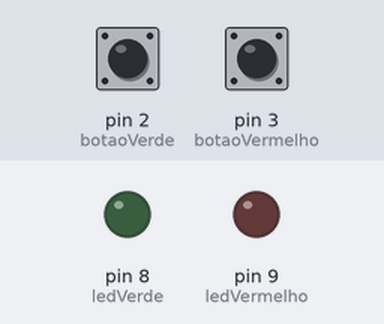
The sketch below on a simulated Arduino Uno, built with avr-gcc and run on an emulated ATmega328P. Parts: output pins drawn as LEDs (lit = HIGH). Dashed ring = blinking. The inputs (shaded band) are chosen by the test bench; at power-on: pin 2 (botaoVerde) LOW, pin 3 (botaoVermelho) LOW. Random numbers use the default seed unless the sketch sets one.

Above: at 1.2 s.
1.3 s: pin 2 (botaoVerde) pulled HIGH for 0.15 s
At 1.4 s:
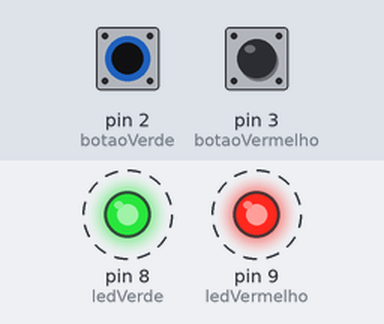
4.4 s: pin 2 (botaoVerde) pulled HIGH for 3.2 s
At 8.1 s:
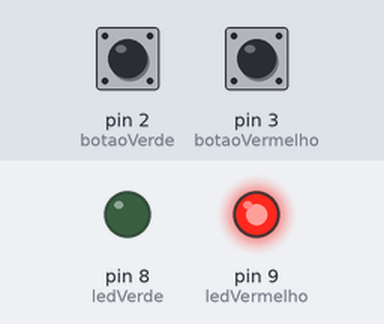
9.7 s: pin 3 (botaoVermelho) pulled HIGH for 0.15 s
At 9.8 s:
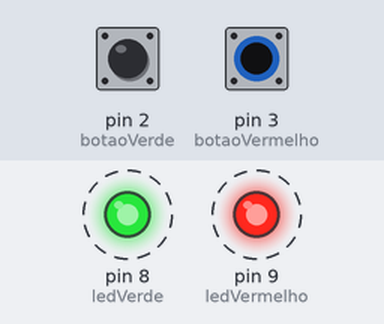
12.8 s: pin 3 (botaoVermelho) pulled HIGH for 1 s
At 14.0 s:
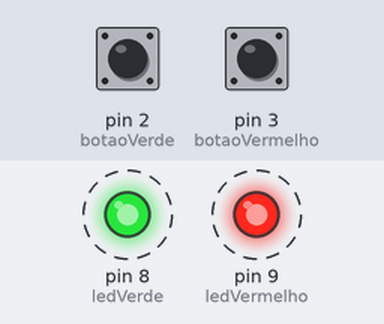
16.8 s: pin 3 (botaoVermelho) pulled HIGH for 3.2 s
At 18.8 s:
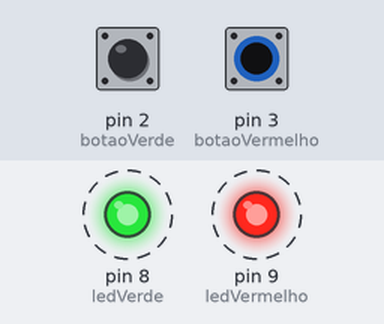
Timing chart, 0 to 22.5 s (numbered marks = the images above; inputs shaded):
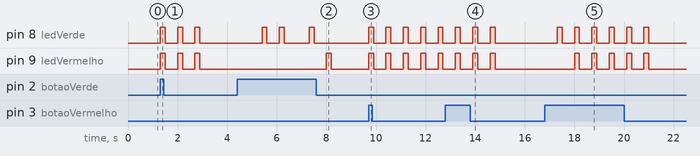

The sketch:

genius.ino
```cpp
#define ledVerde 8
#define ledVermelho 9
#define botaoVerde 2
#define botaoVermelho 3

const int numeroMaximoJogadas = 40;

int jogo[numeroMaximoJogadas];
boolean deveReiniciarJogo = true;
boolean deveApresentarJogo = true;
int level = 0;
int indiceJogada = 0;

void setup() {
  pinMode(ledVermelho, OUTPUT);
  pinMode(ledVerde, OUTPUT);
  pinMode(botaoVerde, INPUT);
  pinMode(botaoVermelho, INPUT);

  digitalWrite(ledVerde, LOW);
  digitalWrite(ledVermelho, LOW);

  randomSeed(analogRead(0));
}

void loop() {

  if(deveReiniciarJogo){
    leBotao();
    piscarLeds(3);
    delay(2000);
    reiniciarJogo();
  }

  if(deveApresentarJogo)
    apresentarJogoNoLevelAtual();

  int botaoPressionado = leBotao();
  verificarJogada(botaoPressionado);
}

void verificarJogada(int botaoPressionado){
  boolean acertou = jogo[indiceJogada] == botaoPressionado;
  if(acertou){
    sinalizarAcerto(botaoPressionado);
    if(indiceJogada == level){
      avancarDeNivel();
      //TODO: Implementar final de jogo caso tenha chegado no level maximo..
    }else{
      indiceJogada++;
    }
  }else{
    sinalizarErro();
    deveReiniciarJogo = true;
  }
}

void avancarDeNivel(){
  indiceJogada = 0;
  level++;
  deveApresentarJogo = true;
  delay(1000);
}

void sinalizarErro(){
  piscarLeds(5);
}

void sinalizarAcerto(int botaoPressionado){
  piscarLed(botaoPressionado);
}

void apresentarJogoNoLevelAtual(){
  for(int indiceLevel = 0; indiceLevel <= level; indiceLevel++){
    piscarLed(jogo[indiceLevel]);
    delay(500);
  }
  deveApresentarJogo = false;
}

void reiniciarJogo(){
  level = 0;
  deveReiniciarJogo = false;
  deveApresentarJogo = true;
  sortearJogo();
}

void sortearJogo(){
  for(int jogada = 0; jogada < numeroMaximoJogadas; jogada++){
    jogo[jogada] = random(botaoVerde, botaoVermelho+1);
  }
}

int leBotao () {
  int result = -1;

  while (result == -1) {
    if (digitalRead(botaoVerde) == HIGH) {
      result = botaoVerde;    //posição 0
    }
    else if (digitalRead(botaoVermelho) == HIGH) {
      result = botaoVermelho;
    }
  }

  return result;
}

void piscarLed(int botao){
  int led;
  if(botao == botaoVerde)
    led = ledVerde;
  else
    led = ledVermelho;

  digitalWrite(led, HIGH);
  delay(200);
  digitalWrite(led, LOW);
}

void piscarLeds(int qtdVezes){
  for(int i = 0; i < qtdVezes; i++){
    digitalWrite(ledVerde, HIGH);
    digitalWrite(ledVermelho, HIGH);
    delay(200);
    digitalWrite(ledVerde, LOW);
    digitalWrite(ledVermelho, LOW);
    delay(500);
  }
}
```

Measured:
- after the input at 1.3 s, pin 8 (ledVerde), pin 9 (ledVermelho): alternates HIGH for 0.20 s and LOW for 0.50 s, 6 changes in all, then stays LOW, starting at once
- after the input at 4.4 s, pin 9 (ledVermelho): LOW → HIGH after 3.6 s, → LOW 0.20 s later
- after the input at 9.7 s, pin 8 (ledVerde), pin 9 (ledVermelho): alternates HIGH for 0.20 s and LOW for 0.50 s, starting at once
- after the input at 12.8 s, pin 8 (ledVerde), pin 9 (ledVermelho): alternates HIGH for 0.20 s and LOW for 0.50 s, 6 changes in all, then stays LOW, starting after 0.40 s
- after the input at 16.8 s, pin 9 (ledVermelho): alternates HIGH for 0.20 s and LOW for 0.50 s, 10 changes in all, then stays LOW, starting after 1.2 s
